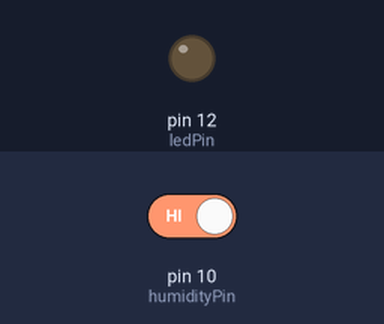
A sketch run on a simulated Arduino Uno, built with avr-gcc and run on an emulated ATmega328P. On the bench: output pins drawn as LEDs (lit = HIGH). The inputs (shaded band) are chosen by the test bench; at power-on: pin 10 (humidityPin) HIGH.

Above: at 1.2 s.
1.3 s: pin 10 (humidityPin) driven LOW
At 2.0 s:
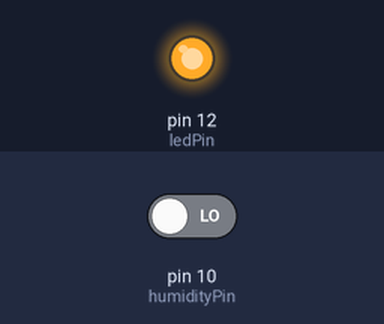
2.8 s: pin 10 (humidityPin) driven HIGH
At 3.2 s:
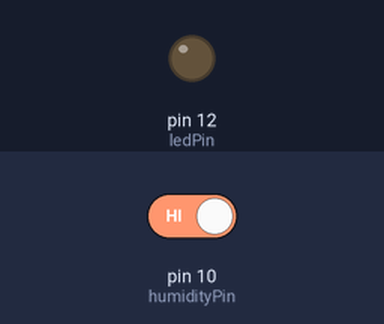
Timing chart, 0 to 5.8 s (numbered marks = the images above; inputs shaded):
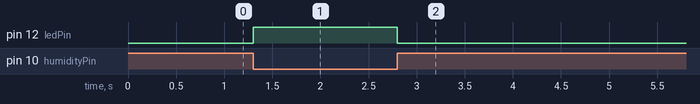

Measured:
- after the input at 1.3 s, pin 12 (ledPin): LOW → HIGH at once
- after the input at 2.8 s, pin 12 (ledPin): HIGH → LOW at once

The sketch:

soil_humidity.ino
```cpp
/**************************************************
 * Soil moisture Reminder
 * When the soil moisture reaches a certain level, light led, owner watering tips
 * BY YFRobot
 ***************************************************/

#define ledPin 12
#define humidityPin 10
int Value = 0;

void setup() {

  pinMode(ledPin,OUTPUT);
  pinMode(humidityPin,INPUT);
}

void loop()
{

  Value = digitalRead(humidityPin);


  if(Value == LOW) {
    digitalWrite(ledPin,HIGH);
  }
  else {
    digitalWrite(ledPin,LOW);
  }
}
```
